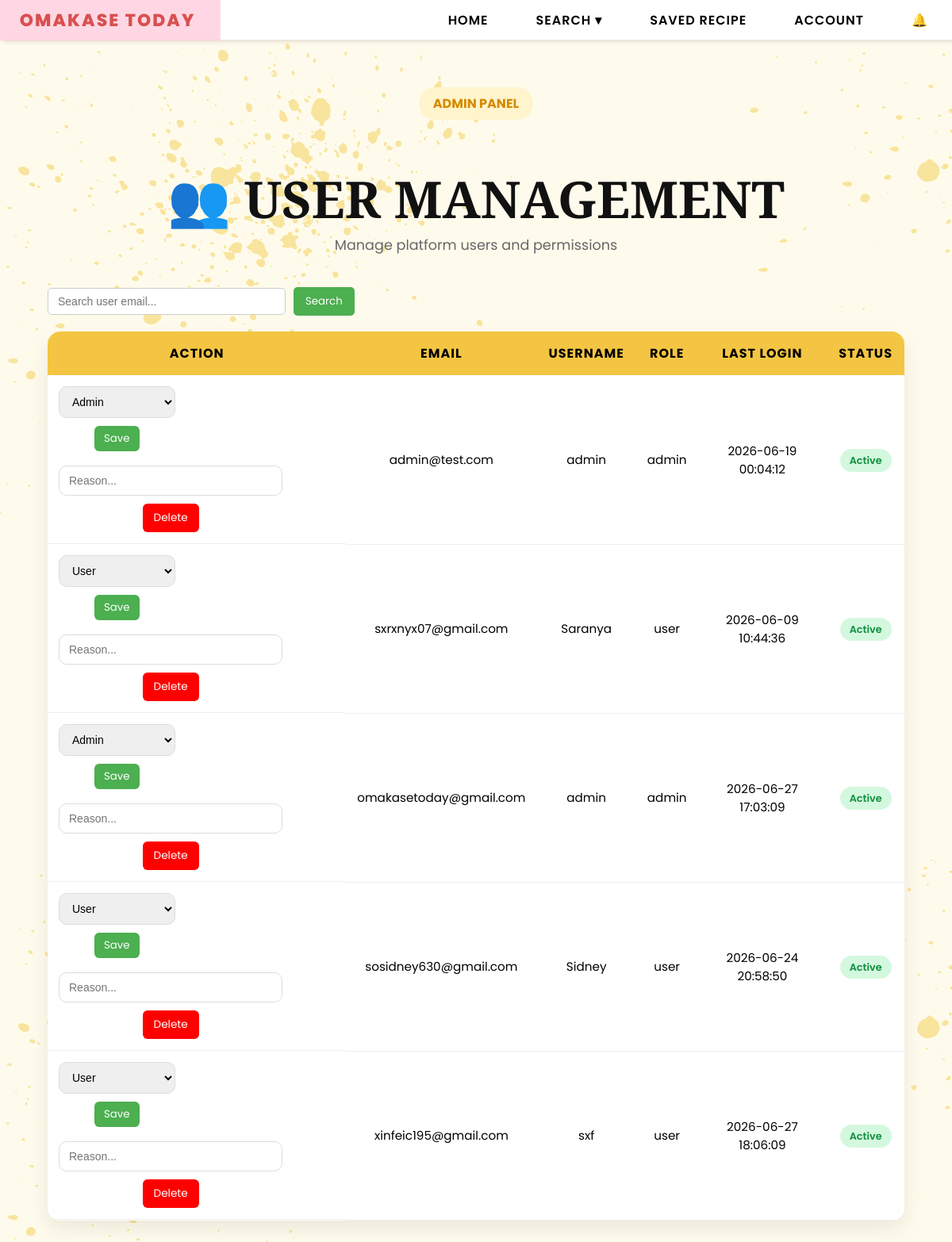
Screenshot of /admin/users (signed in) with the database file from the repository.
### tables this page shows
CREATE TABLE users (
        email TEXT PRIMARY KEY,
        username TEXT,
        password TEXT,
        bio TEXT,
        profile_pic TEXT,
        role TEXT DEFAULT 'user'
    , reset_token TEXT, reset_used INTEGER DEFAULT 0, reset_viewed INTEGER DEFAULT 0, last_login TEXT);

### app.py (the view)
@app.route("/admin/users")
def admin_users():
    if session.get("role") != "admin":
        return "403 Forbidden"
    conn = sqlite3.connect(DB_PATH)
    c = conn.cursor()
    c.execute("""
        SELECT email,
            username,
            role,
            last_login
        FROM users
    """)
    users = c.fetchall()
    conn.close()
    six_months_ago = (
            datetime.now() - timedelta(days=180)
        )
    processed_users = []
    for user in users:
        status = "Inactive"
        if user[3]:
            try:
                last_login = datetime.strptime(
                    user[3],
                    "%Y-%m-%d %H:%M:%S"
                )
                if last_login > six_months_ago:
                    status = "Active"
            except:
                status = "Inactive"
        processed_users.append(
            (
                user[0],  # email
                user[1],  # username
                user[2],  # role
                user[3],  # last_login
                status    # active/inactive
            )
        )
    return render_template(
        "admin_users.html",
        users=processed_users
    )

### templates/admin_users.html (shortened to what this page needs)
{% extends "base.html" %}
{% block content %}
<div class="admin-users-wrapper">
    <div class="page-hero">
        <span class="hero-tag">
            ADMIN PANEL
        </span>
        <h1 class="page-title">
            👥 USER MANAGEMENT
        </h1>
        <p class="page-subtitle">
            Manage platform users and permissions
        </p>
    </div>
    <div class="admin-controls">
        <input type="text" id="userSearch" class="search-input"
            placeholder="Search user email...">
        <button onclick="filterUsers()" class="search-btn">
            Search
        </button>
    </div>
    <table class="users-table">
        <thead>
            <tr>
                <th>ACTION</th>
                <th>EMAIL</th>
                <th>USERNAME</th>
                <th>ROLE</th>
                <th>LAST LOGIN</th>
                <th>STATUS</th>
            </tr>
        </thead>
        <tbody id="userBody">
            {% for u in users %}
            <tr>
                <td style="display:flex; gap:8px; flex-wrap:wrap;">
                    <form action="/admin/users/update/{{ u[0] }}" method="POST">
                        <select name="role">
                            <option value="user" {% if u[2]=='user' %}selected{% endif %}>User</option>
                            <option value="admin" {% if u[2]=='admin' %}selected{% endif %}>Admin</option>
                        </select>
                        <button type="submit" class="update-btn">Save</button>
                    </form>
                    <form action="/admin/delete/{{ u[0] }}" method="POST"
                          onsubmit="return confirmDelete(this)">
                        <input type="text" name="reason"
                               placeholder="Reason..."
                               required
                               class="reason-input">
                        <button type="submit" class="delete-btn">
                            Delete
                        </button>
                    </form>
                </td>
                <td>{{ u[0] }}</td>
                <td>{{ u[1] }}</td>
                <td>{{ u[2] }}</td>
                <td>
                    {% if u[3] %}
                        {{ u[3] }}
                    {% else %}
                        Never Logged In
                    {% endif %}
                </td>
                <td>
                    <span class="
                        status-badge
                        {% if u[4] == 'Active' %}
                            active-status
                        {% else %}
                            inactive-status
                        {% endif %}
                    ">
                        {{ u[4] }}
                    </span>
                </td>
            </tr>
            {% endfor %}
        </tbody>
    </table>
</div>
{% endblock %}

### rows the page displays
users: role "Admin", email "admin@test.com", username "admin", role "admin", last_login "2026-06-19 00:04:12", u "Active"
users: role "User", email "sxrxnyx07@gmail.com", username "Saranya", role "user", last_login "2026-06-09 10:44:36", u "Active"
users: role "Admin", email "omakasetoday@gmail.com", username "admin", role "admin", last_login "2026-06-27 17:03:09", u "Active"
users: role "User", email "sosidney630@gmail.com", username "Sidney", role "user", last_login "2026-06-24 20:58:50", u "Active"
users: role "User", email "xinfeic195@gmail.com", username "sxf", role "user", last_login "2026-06-27 18:06:09", u "Active"
